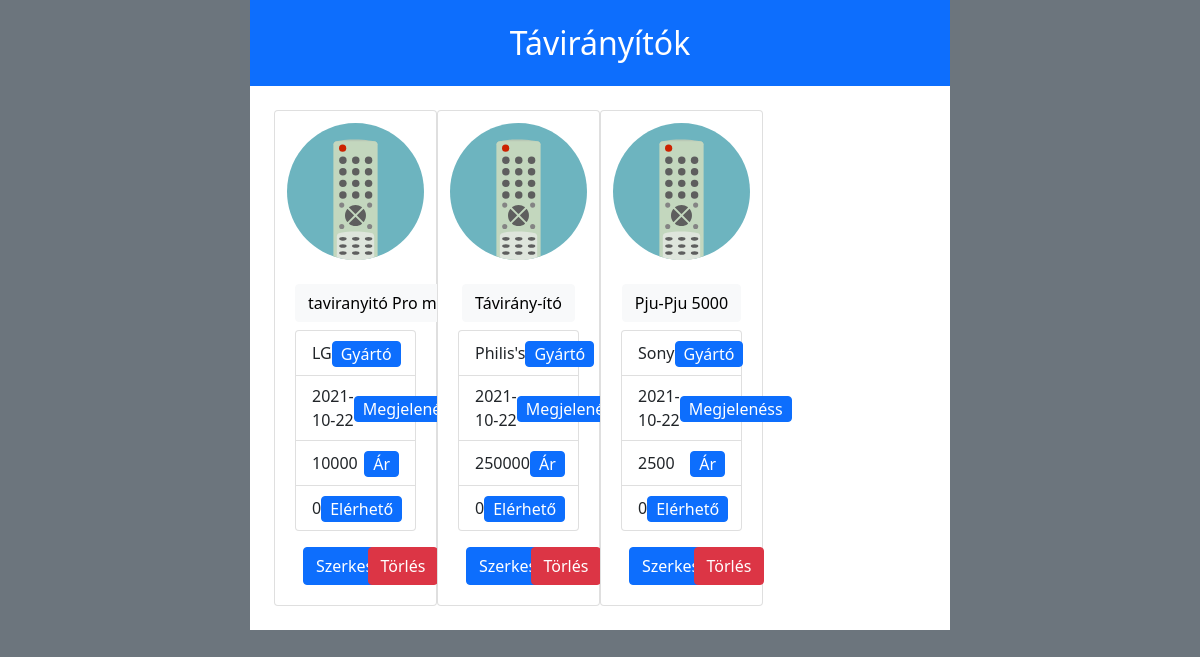
Before: / with the older database file.
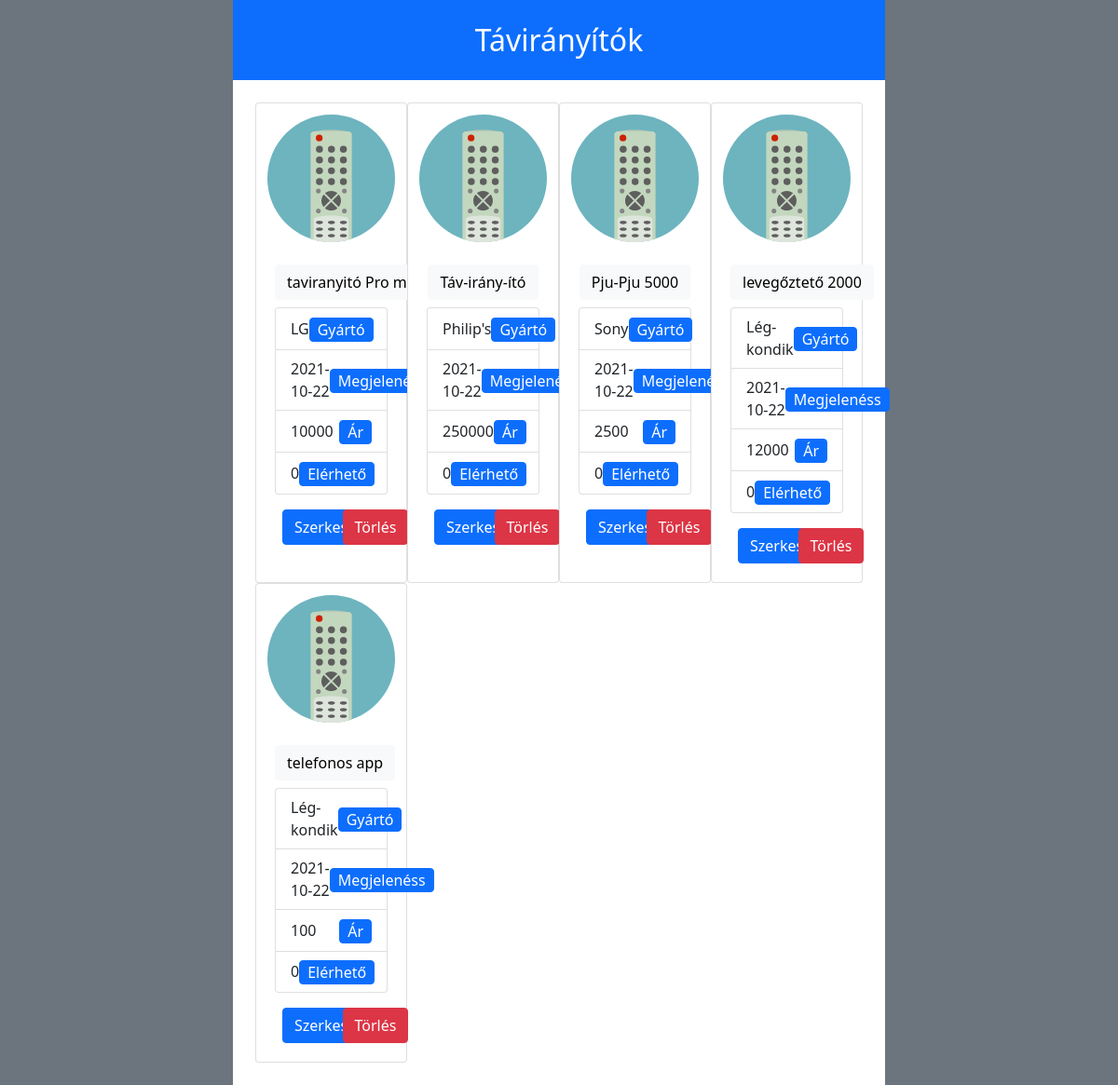
After: the same page with the newer database file.
### tables this page shows
CREATE TABLE `taviranyitok` (
  `id` int(11) NOT NULL,
  `gyarto` varchar(255) NOT NULL,
  `termek_nev` varchar(516) NOT NULL,
  `megjelenes` date NOT NULL DEFAULT curdate(),
  `ar` int(11) NOT NULL,
  `elerheto` tinyint(1) DEFAULT 0
);

### data/DB.php (called while the page is built, shortened)
<?php
require_once "Taviranyito.php";
class DB
{
    private $user = "root";
    private $pass = "";
    private $conn;
    public function __construct()
    {
        $this->conn = new PDO('mysql:host=localhost;dbname=taviranyito;charset=utf8', $this->user, $this->pass);
        $this->conn->setAttribute(PDO::ATTR_ERRMODE, PDO::ERRMODE_EXCEPTION);
    }
    public function read(?int $id = null, int $order = TAVIRANYITOK_DEFAULT, int $direction = RENDEZES_NOVEKVO): array|false
    {
        $sql = "SELECT * FROM `taviranyitok`";
        $res = null;
        if ($id === null) {
            if ($order === TAVIRANYITOK_DEFAULT && $direction === RENDEZES_NOVEKVO) {
                $sql .= ";";
            } else {
                $param = Taviranyito::getOszlopnev($order);
                $irany = DB::getOrder($direction);
                $sql .= "ORDER BY `" . $param . "` " . $irany . ";";
            }
            $stmt = $this->conn->prepare($sql);
            $stmt->execute();
            $res = $stmt->fetchAll(PDO::FETCH_ASSOC);
        } else {
            $stmt = $this->conn->prepare($sql . " WHERE `id` = :id;");
            $stmt->execute(array(":id" => $id));
            $res = $stmt->fetch(PDO::FETCH_ASSOC);
        }
        return $res;
    }
}

### data/Taviranyito.php (called while the page is built, shortened)
<?php
require_once "DB.php";
class Taviranyito
{
    private static DB $db;
    private ?int $id;
    private ?string $gyarto;
    private ?string $termek_nev;
    private ?string $megjelenes;
    private ?int $ar;
    private ?int $elerheto;
    public static function init()
    {
        if (empty(Taviranyito::$db)) {
            Taviranyito::$db = new DB();
        }
    }
    public function __construct(?int $id = null, ?string $gyarto, ?string $termek_nev, ?string $megjelenes, ?int $ar, ?int $elerheto)
    {
        $this->id = $id;
        $this->gyarto = $gyarto;
        $this->termek_nev = $termek_nev;
        $this->megjelenes = $megjelenes;
        $this->ar = $ar;
        $this->elerheto = $elerheto;
    }
    public static function db_TaviranyitokMind(int $order = TAVIRANYITOK_DEFAULT, int $direction = 0): array
    {
        $res = Taviranyito::$db->read(null, $order, $direction);
        $list = [];
        foreach ($res as $element) {
            $list[] = new Taviranyito(
                $element["id"],
                $element["gyarto"],
                $element["termek_nev"],
                $element["megjelenes"],
                $element["ar"],
                $element["elerheto"]
            );
        }
        return $list;
    }
    public function getId()
    {
        return $this->id;
    }
    public function getGyarto()
    {
        return $this->gyarto;
    }
    public function getTermekNev()
    {
        return $this->termek_nev;
    }
    public function getMegjelenes()
    {
        return $this->megjelenes;
    }
    public function getAr()
    {
        return $this->ar;
    }
    public function getElerheto()
    {
        return $this->elerheto;
    }
}

### pages/read.php (the view, shortened to what this page needs)
<?php
function kartyasit(Taviranyito $taviranyito): string
{
    $id = $taviranyito->getId();
    $termek_nev = $taviranyito->getTermekNev();
    $gyarto = $taviranyito->getGyarto();
    $megjelenes = $taviranyito->getMegjelenes();
    $ar = $taviranyito->getAr();
    $elerheto = $taviranyito->getElerheto();
    return "
    <div class='card col-12 col-sm-12 col-md-6 col-lg-4 col-xl-3 p-1'>
        <img class='card-img-top p-2' src='resources/remote-control-svgrepo-com.svg' alt='Távirányító kép'>
            <div class='card-body'>
                <a class='card-title text-center col-12' href='../index.php'>
                    <form class='badge badge-pill m-0 p-0 text-center col-12' method='post' data-toggle='tooltip' data-placement='top' title='Rendezés termék neve alapján'>
                        <h4 class='text-center'>
                            <input class='btn btn-light' type='submit' value='$termek_nev'>
                        </h4>
                    </form>
                </a>
                <ul class='list-group'>
                    <li class='list-group-item d-flex justify-content-between align-items-center'>
                        $gyarto
                        <a href='../index.php'>
                            <form class='badge badge-pill m-0 p-0' method='post' data-toggle='tooltip' data-placement='top' title='Rendezés a Gyártó alapján'>
                                <input class='btn btn-primary py-0 px-2 font-weight-bold' type='submit' value='Gyártó'>
                            </form>
                        </a>
                    </li>
                    <li class='list-group-item d-flex justify-content-between align-items-center'>
                        $megjelenes
                        <a href='../index.php'>
                            <form class='badge badge-pill m-0 p-0' method='post' data-toggle='tooltip' data-placement='top' title='Rendezés a megjelenés ideje szerint'>
                                <input class='btn btn-primary py-0 px-2 font-weight-bold' type='submit' value='Megjelenéss'>
                            </form>
                        </a>
                    </li>
                    <li class='list-group-item d-flex justify-content-between align-items-center'>
                        $ar
                        <a href='../index.php'>
                            <form class='badge badge-pill m-0 p-0' method='post' data-toggle='tooltip' data-placement='top' title='Rendezés ár szerint'>
                                <input class='btn btn-primary py-0 px-2 font-weight-bold' type='submit' value='Ár'>
                            </form>
                        </a>
                    </li>
                    <li class='list-group-item d-flex justify-content-between align-items-center'>
                        $elerheto
                        <a href='../index.php'>
                            <form class='badge badge-pill m-0 p-0' method='post' data-toggle='tooltip' data-placement='top' title='Előre az elérhetőeket'>
                                <input class='btn btn-primary py-0 px-2 font-weight-bold' type='submit' value='Elérhető'>
                            </form>
                        </a>
                    </li>
                </ul>
            <div class='row px-2'>
                <form class='col-12 col-sm-6 text-center mt-3' method='post'>
                    <input type='hidden' name='id' value='$id'>
                    <input type='hidden' name='gyarto' value='$gyarto'>
                    <input type='hidden' name='termek_nev' value='$termek_nev'>
                    <input type='hidden' name='megjelenes' value='$megjelenes'>
                    <input type='hidden' name='ar' value='$ar'>
                    <input type='hidden' name='elerheto' value='$elerheto'>
                    <input class='btn btn-primary' type='submit' value='Szerkesztés' data-toggle='tooltip' data-placement='top' title='Termék szerkesztése'>
                </form>
                <form class='col-12 col-sm-6 text-center mt-3' method='post'>
                    <input type='hidden' name='id' value='$id'>
                    <input class='btn btn-danger' type='submit' value='Törlés' data-toggle='tooltip' data-placement='top' title='Termék eltávolítása'>
                </form>
            </div>
        </div>
    </div>
    ";
}
function read($id, $rendezes, $irany, $extra)
{
    $kartyak = "";
    $taviranyitok = [];
    if (!empty($id)) {
        $taviranyito = Taviranyito::db_TaviranyitoEgy($id);
        if ($taviranyito === null) {
            $hiba = __DIR__ . '/../resources/error.html';
            $kartyak .= file_get_contents($hiba);
        } else {
            $kartyak .= kartyasit($taviranyito);
        }
    } else {
        if (isset($rendezes)) {
            $taviranyitok = Taviranyito::db_TaviranyitokMind(Taviranyito::oszlopNevRendje($rendezes), $irany);
        } else {
            $taviranyitok = Taviranyito::db_TaviranyitokMind();
        }
        foreach ($taviranyitok as $elem) {
            $kartyak .= kartyasit($elem);
        }
    }
    return kiHTML($kartyak, $extra);
}
function kiHTML($tartalom, $extra)
{
    return "
    <!DOCTYPE html>
    <html lang='hu'>
        <head>
            " . file_get_contents(__DIR__ . '/../resources/header.html') . "
        </head>
        <body class='d-flex flex-column flex-wrap  justify-content-center align-items-center bg-secondary'>
            <h2 class='col-12 col-sm-11 col-md-10 col-lg-8 col-xl-7 bg-primary text-white py-4 my-0 text-center'>
                Távirányítók
            </h2>
            <div class='d-flex flex-wrap col-12 col-sm-11 col-md-10 col-lg-8 col-xl-7 bg-white p-4' id='deck'>
                $tartalom
            </div>
            <div id='extrak'>
                $extra
            </div>
        </body>
    </html>";
}

### index.php (shortened to what this page needs)
<?php
require_once "data/Taviranyito.php";
$rendezes = $_GET["rendezes"] ?? $_POST["rendezes"] ?? null;
$irany = $_GET["irany"] ?? $_POST["irany"] ?? 0;
$extra = [];
try {
    $extra["error"] = false;
} catch (Error $e) {
    $extra["error"] = true;
    $extra["message"] = $e->getMessage();
} finally {
    require_once "pages/read.php";
    echo read($id, $rendezes, $irany, extrazo($extra));
}
function extrazo(array $extra):string{
    if(!isset($extra["message"])){
        return "";
    }
    $message = $extra["message"];
    return "
    <div class='card col-12 col-sm-10 col-md-8 col-lg-6 col-xl-4' id='extra'>
        <h2 class='card-header $class'>
            $tipus
            <span class='badge btn btn-danger bg-danger float-end' id='extra-remove'>
                X
            </span>
        </h2>
        <h4 class='card-body'>
            $message
        </h4>
    </div>
    ";
}

Changed rows visible on the page:
changed taviranyitok: termek_nev "Távirány-ító" → "Táv-irány-ító"; gyarto "Philis's" → "Philip's"
added taviranyitok: termek_nev "levegőztető 2000", gyarto "Lég-kondik", megjelenes "2021-10-22", ar "12000", elerheto "0"
added taviranyitok: termek_nev "telefonos app", gyarto "Lég-kondik", megjelenes "2021-10-22", ar "100", elerheto "0"
